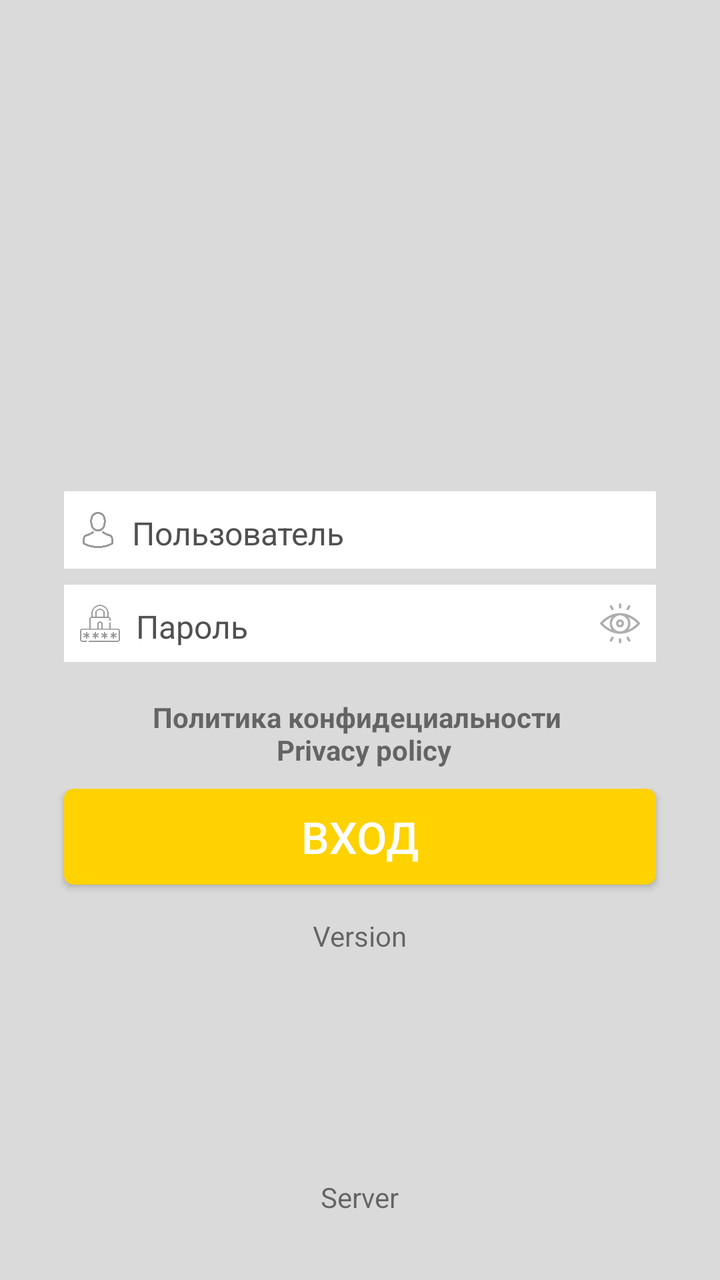
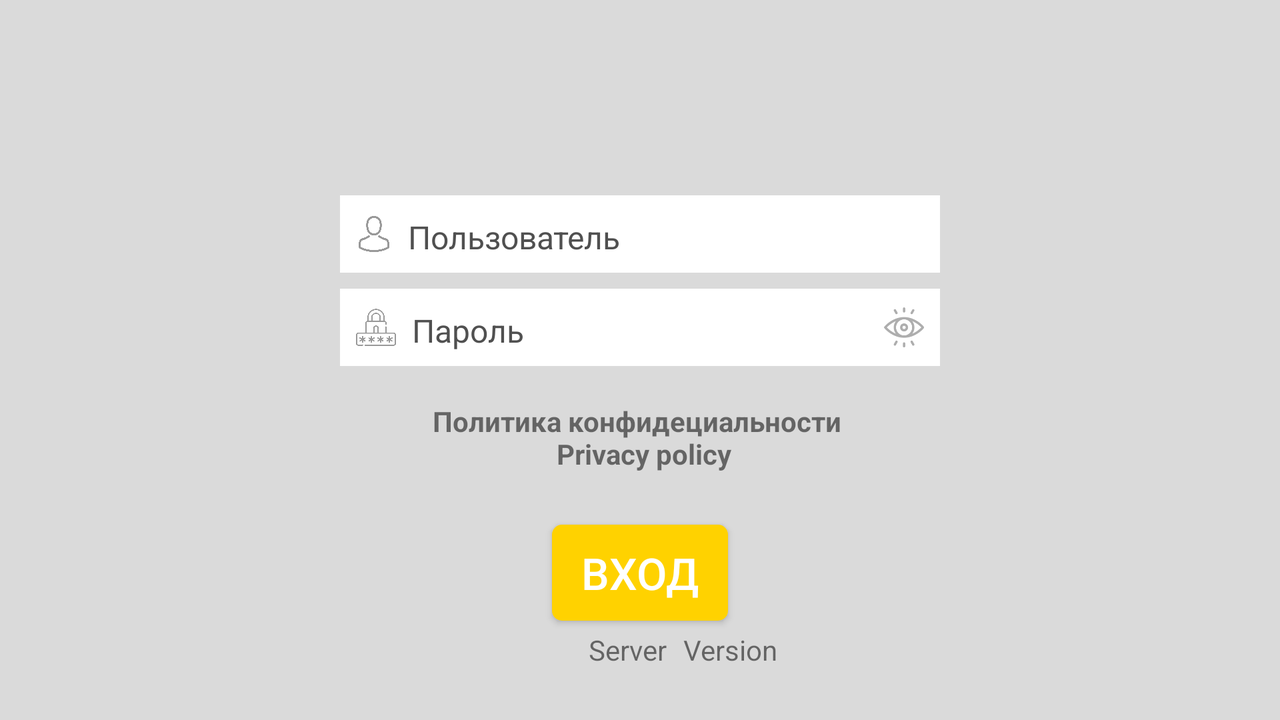

One screen, two layout resources from the same app: the default and the repository's alternative for another configuration. Each is rendered where Android would select it; the XML of both is given below.
<!-- AndroidManifest.xml: application theme AppTheme -->
<!-- res/layout/fragment_intro.xml -->
<?xml version="1.0" encoding="utf-8"?>
<FrameLayout xmlns:android="http://schemas.android.com/apk/res/android"
    xmlns:app="http://schemas.android.com/apk/res-auto"
    xmlns:tools="http://schemas.android.com/tools"
    android:layout_width="match_parent"
    android:layout_height="match_parent"
    android:background="@color/colorSashaGray"
    tools:context=".Fragments.LLIntro">

    <ImageView
        android:id="@+id/imgAnim"
        android:layout_width="match_parent"
        android:layout_height="match_parent" />

    <androidx.constraintlayout.widget.ConstraintLayout
        android:layout_width="match_parent"
        android:layout_height="match_parent"
        android:orientation="horizontal">


        <androidx.constraintlayout.widget.ConstraintLayout
            android:id="@+id/constraintLayout4"
            android:layout_width="match_parent"
            android:layout_height="wrap_content"
            android:layout_gravity="center"
            app:layout_constraintBottom_toBottomOf="parent"
            app:layout_constraintTop_toTopOf="parent">

            <androidx.constraintlayout.widget.ConstraintLayout
                android:layout_width="match_parent"
                android:layout_height="wrap_content"
                app:layout_constraintBottom_toBottomOf="parent">

                <ImageView
                    android:id="@+id/imageView14"
                    android:layout_width="411dp"
                    android:layout_height="48dp"
                    android:layout_marginBottom="32dp"
                    android:src="@drawable/logo"
                    app:layout_constraintBottom_toTopOf="@+id/linearLayout4"
                    app:layout_constraintEnd_toEndOf="parent"
                    app:layout_constraintStart_toStartOf="parent"
                    app:layout_constraintTop_toTopOf="parent" />

                <LinearLayout
                    android:id="@+id/linearLayout4"
                    android:layout_width="match_parent"
                    android:layout_height="wrap_content"
                    android:background="@null"
                    android:orientation="vertical"
                    app:layout_constraintBottom_toBottomOf="parent"
                    app:layout_constraintEnd_toEndOf="parent"
                    app:layout_constraintStart_toStartOf="parent">

                    <androidx.constraintlayout.widget.ConstraintLayout
                        android:id="@+id/lvUsername"
                        android:layout_width="match_parent"
                        android:layout_height="wrap_content"
                        android:layout_marginStart="32dp"
                        android:layout_marginEnd="32dp"
                        android:background="@color/colorWhite">

                        <ImageView
                            android:id="@+id/imageView8"
                            android:layout_width="18dp"
                            android:layout_height="18dp"
                            android:layout_marginStart="8dp"
                            android:src="@drawable/avatar"
                            app:layout_constraintBottom_toBottomOf="parent"
                            app:layout_constraintStart_toStartOf="parent"
                            app:layout_constraintTop_toTopOf="parent" />

                        <EditText
                            android:id="@+id/etUsername"
                            android:layout_width="0dp"
                            android:layout_height="wrap_content"
                            android:layout_marginStart="4dp"
                            android:layout_marginEnd="8dp"
                            android:hint="@string/User"
                            android:text=""
                            android:maxLines="1"
                            android:lines="1"
                            android:singleLine="true"
                            android:textColor="@color/colorFiolet"
                            android:textColorHint="@color/colorGray"
                            android:textSize="@dimen/smallFont"
                            app:backgroundTint="@color/colorWhite"
                            app:layout_constraintBottom_toBottomOf="parent"
                            app:layout_constraintEnd_toEndOf="parent"
                            app:layout_constraintStart_toEndOf="@+id/imageView8"
                            app:layout_constraintTop_toTopOf="parent" />
                    </androidx.constraintlayout.widget.ConstraintLayout>

                    <androidx.constraintlayout.widget.ConstraintLayout
                        android:id="@+id/lvPassword"
                        android:layout_width="match_parent"
                        android:layout_height="wrap_content"
                        android:layout_marginStart="32dp"
                        android:layout_marginTop="8dp"
                        android:layout_marginEnd="32dp"
                        android:layout_marginBottom="8dp"
                        android:background="@color/colorWhite"
                        app:layout_constraintBottom_toTopOf="@+id/txtLogin"
                        app:layout_constraintEnd_toEndOf="parent"
                        app:layout_constraintStart_toStartOf="parent">

                        <ImageView
                            android:id="@+id/imageView9"
                            android:layout_width="20dp"
                            android:layout_height="20dp"
                            android:layout_marginStart="8dp"
                            android:src="@drawable/secure"
                            app:layout_constraintBottom_toBottomOf="parent"
                            app:layout_constraintStart_toStartOf="parent"
                            app:layout_constraintTop_toTopOf="parent" />

                        <EditText
                            android:id="@+id/etPassword"
                            android:layout_width="0dp"
                            android:layout_height="wrap_content"

                            android:layout_marginStart="4dp"
                            android:layout_marginEnd="4dp"
                            android:hint="@string/Password"
                            android:inputType="textPassword"
                            android:text=""
                            android:maxLines="1"
                            android:lines="1"
                            android:singleLine="true"
                            android:textColor="@color/colorGray"
                            android:textColorHint="@color/colorGray"
                            android:textSize="@dimen/smallFont"
                            app:backgroundTint="@color/colorWhite"
                            app:layout_constraintBottom_toBottomOf="parent"
                            app:layout_constraintEnd_toStartOf="@+id/imgShowPassword"
                            app:layout_constraintStart_toEndOf="@+id/imageView9"
                            app:layout_constraintTop_toTopOf="parent" />

                        <ImageView
                            android:id="@+id/imgShowPassword"
                            android:layout_width="20dp"
                            android:layout_height="20dp"
                            android:layout_marginEnd="8dp"
                            android:src="@drawable/eye"
                            app:layout_constraintBottom_toBottomOf="parent"
                            app:layout_constraintEnd_toEndOf="parent"
                            app:layout_constraintTop_toTopOf="parent" />
                    </androidx.constraintlayout.widget.ConstraintLayout>

                    <TextView
                        android:id="@+id/txtPrivacyPolicy"
                        android:layout_width="match_parent"
                        android:layout_height="wrap_content"
                        android:layout_margin="10dp"
                        android:gravity="center"
                        android:text="@string/privacypolicy"
                        android:textStyle="bold" />

                    <androidx.constraintlayout.widget.ConstraintLayout
                        android:layout_width="match_parent"
                        android:layout_height="wrap_content">

                        <Button
                            android:id="@+id/txtLogin"
                            android:layout_width="match_parent"
                            android:layout_height="wrap_content"
                            android:layout_gravity="center"
                            android:layout_marginLeft="32dp"
                            android:layout_marginRight="32dp"
                            android:layout_marginBottom="32dp"
                            android:background="@drawable/btn_real_yellow"
                            android:text="@string/Login"
                            android:textColor="@color/colorWhite"
                            android:textSize="@dimen/bigFont"
                            app:layout_constraintBottom_toBottomOf="parent"
                            app:layout_constraintEnd_toEndOf="parent"
                            app:layout_constraintStart_toStartOf="parent" />

                        <TextView
                            android:id="@+id/txtVersion"
                            android:layout_width="wrap_content"
                            android:layout_height="wrap_content"
                            android:layout_marginTop="16dp"
                            android:text="Version"
                            app:layout_constraintEnd_toEndOf="parent"
                            app:layout_constraintStart_toStartOf="parent"
                            app:layout_constraintTop_toBottomOf="@+id/txtLogin" />

                    </androidx.constraintlayout.widget.ConstraintLayout>

                </LinearLayout>

            </androidx.constraintlayout.widget.ConstraintLayout>

        </androidx.constraintlayout.widget.ConstraintLayout>

        <TextView
            android:id="@+id/txtServer"
            android:layout_width="wrap_content"
            android:layout_height="wrap_content"
            android:layout_marginBottom="32dp"
            android:text="Server"
            app:layout_constraintBottom_toBottomOf="parent"
            app:layout_constraintEnd_toEndOf="parent"
            app:layout_constraintStart_toStartOf="parent" />
    </androidx.constraintlayout.widget.ConstraintLayout>

</FrameLayout>
<!-- resources referenced by this layout -->
<resources>
  <color name="colorFiolet">#29008b</color>
  <color name="colorGray">#505050</color>
  <color name="colorSashaGray">#dadada</color>
  <color name="colorWhite">#ffffff</color>
  <dimen name="bigFont">22sp</dimen>
  <dimen name="smallFont">16sp</dimen>
  <!-- drawable avatar: png bitmap (drawable, 16184 bytes) -->
  <!-- drawable btn_real_yellow (drawable) -->
  <?xml version="1.0" encoding="utf-8"?>
  <shape android:shape="rectangle" xmlns:android="http://schemas.android.com/apk/res/android">
      android:bottom="5px"
      android:right="5px"
      <solid android:color="@color/colorYellow" />
      <corners
          android:radius="5dp" />
  </shape>
  <!-- drawable eye: png bitmap (drawable, 5746 bytes) -->
  <!-- drawable secure: png bitmap (drawable, 18763 bytes) -->
  <string name="Login">ВХОД</string>
  <string name="Password">Пароль</string>
  <string name="User">Пользователь</string>
  <string name="privacypolicy">Политика конфидециальности \n Privacy policy</string>
  <style name="AppTheme" parent="Theme.AppCompat.Light.NoActionBar">
          
          <item name="colorPrimary">@color/colorPrimary</item>
          <item name="colorPrimaryDark">@color/colorPrimaryDark</item>
          <item name="colorAccent">@color/colorAccent</item>
          <item name="android:backgroundDimEnabled">false</item>
          <item name="android:windowBackground">@android:color/transparent</item>
          <item name="android:windowIsTranslucent">false</item>
          <item name="android:windowNoTitle">true</item>
          <item name="android:windowActionBar">false</item>
          <item name="android:windowFullscreen">false</item>
          <item name="android:windowContentOverlay">@null</item>
      </style>
  <color name="colorYellow">#ffd200</color>
  <color name="colorPrimary">#008577</color>
  <color name="colorPrimaryDark">#00574B</color>
  <color name="colorAccent">#D81B60</color>
</resources>
<!-- res/layout-land/fragment_intro.xml (the repository's variant of the layout above) -->
<!-- drawn on the phone turned sideways -->
<?xml version="1.0" encoding="utf-8"?>
<FrameLayout xmlns:android="http://schemas.android.com/apk/res/android"
    xmlns:app="http://schemas.android.com/apk/res-auto"
    xmlns:tools="http://schemas.android.com/tools"
    android:layout_width="match_parent"
    android:layout_height="match_parent"
    android:background="@color/colorSashaGray"
    tools:context=".Fragments.LLIntro">

    <ImageView
        android:id="@+id/imgAnim"
        android:layout_width="match_parent"
        android:layout_height="match_parent" />

    <androidx.constraintlayout.widget.ConstraintLayout
        android:layout_width="match_parent"
        android:layout_height="match_parent"
        android:orientation="horizontal">


        <androidx.constraintlayout.widget.ConstraintLayout
            android:id="@+id/constraintLayout4"
            android:layout_width="match_parent"
            android:layout_height="wrap_content"
            android:layout_gravity="center"
            app:layout_constraintBottom_toBottomOf="parent"
            app:layout_constraintTop_toTopOf="parent">

            <androidx.constraintlayout.widget.ConstraintLayout
                android:layout_width="match_parent"
                android:layout_height="wrap_content"
                app:layout_constraintBottom_toBottomOf="parent">

                <ImageView
                    android:id="@+id/imageView14"
                    android:layout_width="411dp"
                    android:layout_height="48dp"
                    android:layout_marginBottom="32dp"
                    android:src="@drawable/logo"
                    app:layout_constraintBottom_toTopOf="@+id/linearLayout4"
                    app:layout_constraintEnd_toEndOf="parent"
                    app:layout_constraintStart_toStartOf="parent"
                    app:layout_constraintTop_toTopOf="parent" />

                <LinearLayout
                    android:id="@+id/linearLayout4"
                    android:layout_width="match_parent"
                    android:layout_height="wrap_content"
                    android:background="@null"
                    android:orientation="vertical"
                    android:gravity="center_horizontal"
                    app:layout_constraintBottom_toBottomOf="parent"
                    app:layout_constraintEnd_toEndOf="parent"
                    app:layout_constraintStart_toStartOf="parent">

                    <androidx.constraintlayout.widget.ConstraintLayout
                        android:id="@+id/lvUsername"
                        android:layout_width="match_parent"
                        android:layout_height="wrap_content"
                        android:maxWidth="300dp"
                        android:layout_marginStart="32dp"
                        android:layout_marginEnd="32dp"
                        android:background="@color/colorWhite">

                        <ImageView
                            android:id="@+id/imageView8"
                            android:layout_width="18dp"
                            android:layout_height="18dp"
                            android:layout_marginStart="8dp"
                            android:src="@drawable/avatar"
                            app:layout_constraintBottom_toBottomOf="parent"
                            app:layout_constraintStart_toStartOf="parent"
                            app:layout_constraintTop_toTopOf="parent" />

                        <EditText
                            android:id="@+id/etUsername"
                            android:layout_width="0dp"
                            android:layout_height="wrap_content"
                            android:layout_marginStart="4dp"
                            android:layout_marginEnd="8dp"
                            android:hint="@string/User"
                            android:text=""
                            android:textColor="@color/colorFiolet"
                            android:textColorHint="@color/colorGray"
                            android:textSize="@dimen/smallFont"
                            android:maxLines="1"
                            app:backgroundTint="@color/colorWhite"
                            app:layout_constraintBottom_toBottomOf="parent"
                            app:layout_constraintEnd_toEndOf="parent"
                            app:layout_constraintStart_toEndOf="@+id/imageView8"
                            app:layout_constraintTop_toTopOf="parent" />
                    </androidx.constraintlayout.widget.ConstraintLayout>

                    <androidx.constraintlayout.widget.ConstraintLayout
                        android:id="@+id/lvPassword"
                        android:layout_width="match_parent"
                        android:maxWidth="300dp"
                        android:layout_height="wrap_content"
                        android:layout_marginStart="32dp"
                        android:layout_marginTop="8dp"
                        android:layout_marginEnd="32dp"
                        android:layout_marginBottom="8dp"
                        android:background="@color/colorWhite"
                        app:layout_constraintBottom_toTopOf="@+id/txtLogin"
                        app:layout_constraintEnd_toEndOf="parent"
                        app:layout_constraintStart_toStartOf="parent">

                        <ImageView
                            android:id="@+id/imageView9"
                            android:layout_width="20dp"
                            android:layout_height="20dp"
                            android:layout_marginStart="8dp"
                            android:src="@drawable/secure"
                            app:layout_constraintBottom_toBottomOf="parent"
                            app:layout_constraintStart_toStartOf="parent"
                            app:layout_constraintTop_toTopOf="parent" />

                        <EditText
                            android:id="@+id/etPassword"
                            android:layout_width="0dp"
                            android:layout_height="wrap_content"
                            android:maxLines="1"
                            android:layout_marginStart="4dp"
                            android:layout_marginEnd="4dp"
                            android:hint="@string/Password"
                            android:inputType="textPassword"
                            android:text=""
                            android:textColor="@color/colorGray"
                            android:textColorHint="@color/colorGray"
                            android:textSize="@dimen/smallFont"
                            app:backgroundTint="@color/colorWhite"
                            app:layout_constraintBottom_toBottomOf="parent"
                            app:layout_constraintEnd_toStartOf="@+id/imgShowPassword"
                            app:layout_constraintStart_toEndOf="@+id/imageView9"
                            app:layout_constraintTop_toTopOf="parent" />

                        <ImageView
                            android:id="@+id/imgShowPassword"
                            android:layout_width="20dp"
                            android:layout_height="20dp"
                            android:layout_marginEnd="8dp"
                            android:src="@drawable/eye"
                            app:layout_constraintBottom_toBottomOf="parent"
                            app:layout_constraintEnd_toEndOf="parent"
                            app:layout_constraintTop_toTopOf="parent" />
                    </androidx.constraintlayout.widget.ConstraintLayout>

                    <TextView
                        android:id="@+id/txtPrivacyPolicy"
                        android:layout_width="match_parent"
                        android:layout_height="wrap_content"
                        android:layout_margin="10dp"
                        android:gravity="center"
                        android:text="@string/privacypolicy"
                        android:textStyle="bold" />

                    <androidx.constraintlayout.widget.ConstraintLayout
                        android:layout_width="match_parent"
                        android:layout_height="wrap_content">

                        <Button
                            android:id="@+id/txtLogin"
                            android:layout_width="wrap_content"
                            android:layout_height="wrap_content"
                            android:layout_gravity="center"
                            android:layout_marginLeft="32dp"
                            android:layout_marginTop="16dp"
                            android:layout_marginRight="32dp"
                            android:layout_marginBottom="32dp"
                            android:background="@drawable/btn_real_yellow"
                            android:text="@string/Login"
                            android:textColor="@color/colorWhite"
                            android:textSize="@dimen/bigFont"
                            app:layout_constraintBottom_toBottomOf="parent"
                            app:layout_constraintEnd_toEndOf="parent"
                            app:layout_constraintStart_toStartOf="parent"
                            app:layout_constraintTop_toTopOf="parent" />

                        <TextView
                            android:id="@+id/txtServer"
                            android:layout_width="wrap_content"
                            android:layout_height="wrap_content"
                            android:layout_marginBottom="8dp"
                            android:text="Server"
                            app:layout_constraintBottom_toBottomOf="parent"
                            app:layout_constraintEnd_toEndOf="parent"
                            app:layout_constraintHorizontal_bias="0.49"
                            app:layout_constraintStart_toStartOf="parent" />

                        <TextView
                            android:id="@+id/txtVersion"
                            android:layout_width="0dp"
                            android:layout_height="wrap_content"
                            android:layout_marginStart="8dp"
                            android:layout_marginBottom="8dp"
                            android:text="Version"
                            app:layout_constraintBottom_toBottomOf="parent"
                            app:layout_constraintStart_toEndOf="@+id/txtServer" />

                    </androidx.constraintlayout.widget.ConstraintLayout>

                </LinearLayout>

            </androidx.constraintlayout.widget.ConstraintLayout>

        </androidx.constraintlayout.widget.ConstraintLayout>

    </androidx.constraintlayout.widget.ConstraintLayout>

</FrameLayout>
